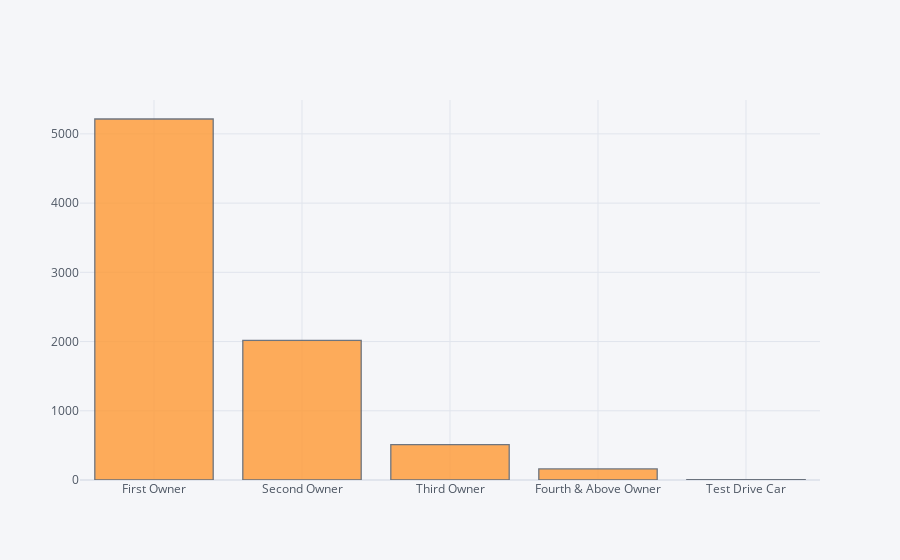

The cell this chart's notebook holds for it:
### Markdown cell above
**Majority of car had Manual transmission**

### Code cell
# Let's check the owner column
print(cars['owner'].value_counts())
print('\n')

plt.figure(figsize=(8,5))
# sns.countplot(x='owner',data=cars)
cars['owner'].iplot(kind='hist')

### Figure 1 — Plotly figure (JSON) as saved in the notebook; plotly's stock layout.template omitted (floating-point values rounded to 4 significant figures; data arrays with more than 128 entries replaced by an {"elided": "..."} marker saying what was removed)
{"data": [{"histfunc": "count", "histnorm": "", "marker": {"color": "rgba(255, 153, 51, 1.0)", "line": {"color": "#4D5663", "width": 1.3}}, "name": "owner", "opacity": 0.8, "orientation": "v", "type": "histogram", "x": {"elided": "7906 str values"}}], "layout": {"barmode": "overlay", "legend": {"bgcolor": "#F5F6F9", "font": {"color": "#4D5663"}}, "paper_bgcolor": "#F5F6F9", "plot_bgcolor": "#F5F6F9", "title": {"font": {"color": "#4D5663"}}, "xaxis": {"gridcolor": "#E1E5ED", "showgrid": true, "tickfont": {"color": "#4D5663"}, "title": {"font": {"color": "#4D5663"}, "text": ""}, "zerolinecolor": "#E1E5ED"}, "yaxis": {"gridcolor": "#E1E5ED", "showgrid": true, "tickfont": {"color": "#4D5663"}, "title": {"font": {"color": "#4D5663"}, "text": ""}, "zerolinecolor": "#E1E5ED"}}}
